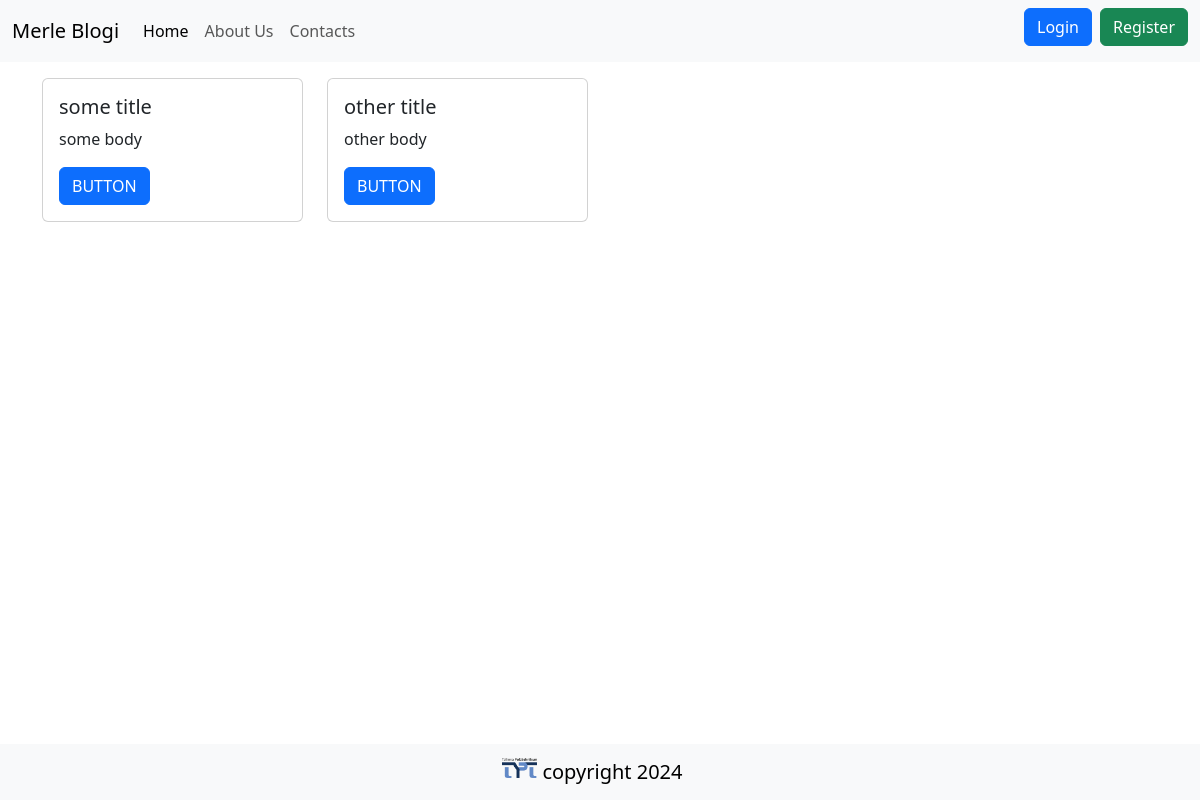
/, run on an earlier commit of the app's database.
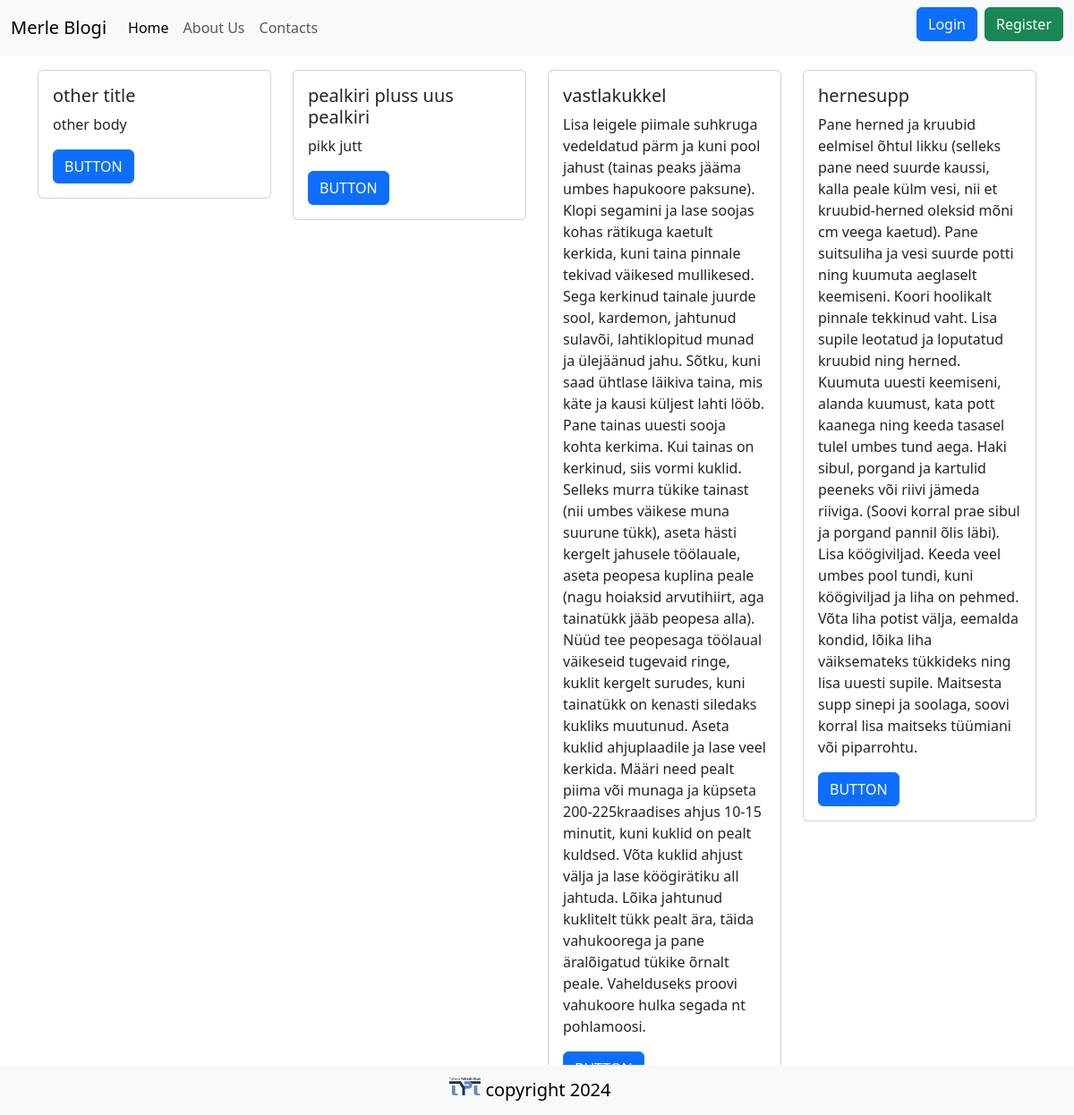
And on a later commit of the database.
### tables this page shows
CREATE TABLE "articles"
(
    id    integer
        constraint articles_pk
            primary key autoincrement,
    title text not null,
    body  text
);

### src/Controllers/PublicController.php (called while the page is built, shortened)
<?php
class PublicController {
    public function index(){
        $articles = Article::all();
        include 'views/index.php';
    }
}

### src/DB.php (called while the page is built, shortened)
<?php
class DB {
    public $conn;
    public function __construct()
    {
        try {
            $this->conn = new PDO("sqlite:" . __DIR__ . "/../db.sqlite");
            $this->conn->setAttribute(PDO::ATTR_ERRMODE, PDO::ERRMODE_EXCEPTION);
        } catch(PDOException $e) {
            echo "Connection failed: " . $e->getMessage();
          }
    }
    public function all($table, $class){
        $stmt = $this->conn->prepare("SELECT * FROM $table");
        $stmt->execute();
        $stmt->setFetchMode(PDO::FETCH_CLASS, $class);
        return $stmt->fetchAll();
    }
}

### src/Models/Model.php (called while the page is built, shortened)
<?php
class Model {
    public static $table;
    public static function all(){
        $db = new DB();
        return $db->all(static::$table, static::class);
    }
}

### views/index.php (the view)
<?php include 'partials/header.php' ?>
    <div class="row">
        <?php foreach($articles as $article): ?>
            <div class="col-3 my-3">
                <div class="card">
                    <div class="card-body">
                        <h5 class="card-title"><?=$article->title?></h5>
                        <p class="card-text"><?=$article->body?></p>
                        <a href="#" class="btn btn-primary">BUTTON</a>
                    </div>
                </div>
            </div>
        <?php endforeach; ?>
    </div>
<?php include 'partials/footer.php' ?>

What changed in the data, as far as the page shows it:
removed articles: title "some title", body "some body"
added articles: title "pealkiri pluss uus pealkiri", body "pikk jutt"
added articles: title "vastlakukkel", body "Lisa leigele piimale suhkruga vedeldatud pärm ja kuni pool jahust (tainas peaks jääma umbes hapukoore paksune). Klopi segamini ja lase soojas kohas rätikuga kaetult kerkida, kuni taina pinnale tekivad väikesed mullikesed. Sega kerkinud tainale juurde sool, kardemon, jahtunud sulavõi, lahtiklopitud munad ja ülejäänud jahu. Sõtku, kuni saad ühtlase läikiva taina, mis käte ja kausi küljest lahti lööb. Pane tainas uuesti sooja kohta kerkima. Kui tainas on kerkinud, siis vormi kuklid. Selleks murra tükike tainast (nii umbes väikese muna suurune tükk), aseta hästi kergelt jahusele töölauale, aseta peopesa kuplina peale (nagu hoiaksid arvutihiirt, aga tainatükk jääb peopesa alla). Nüüd tee…"
added articles: title "hernesupp", body "Pane herned ja kruubid eelmisel õhtul likku (selleks pane need suurde kaussi, kalla peale külm vesi, nii et kruubid-herned oleksid mõni cm veega kaetud). Pane suitsuliha ja vesi suurde potti ning kuumuta aeglaselt keemiseni. Koori hoolikalt pinnale tekkinud vaht. Lisa supile leotatud ja loputatud kruubid ning herned. Kuumuta uuesti keemiseni, alanda kuumust, kata pott kaanega ning keeda tasasel tulel umbes tund aega. Haki sibul, porgand ja kartulid peeneks või riivi jämeda riiviga. (Soovi korral prae sibul ja porgand pannil õlis läbi). Lisa köögiviljad. Keeda veel umbes pool tundi, kuni köögiviljad ja liha on pehmed. Võta liha potist välja, eemalda kondid, lõika liha väiksemateks tükkideks…"
